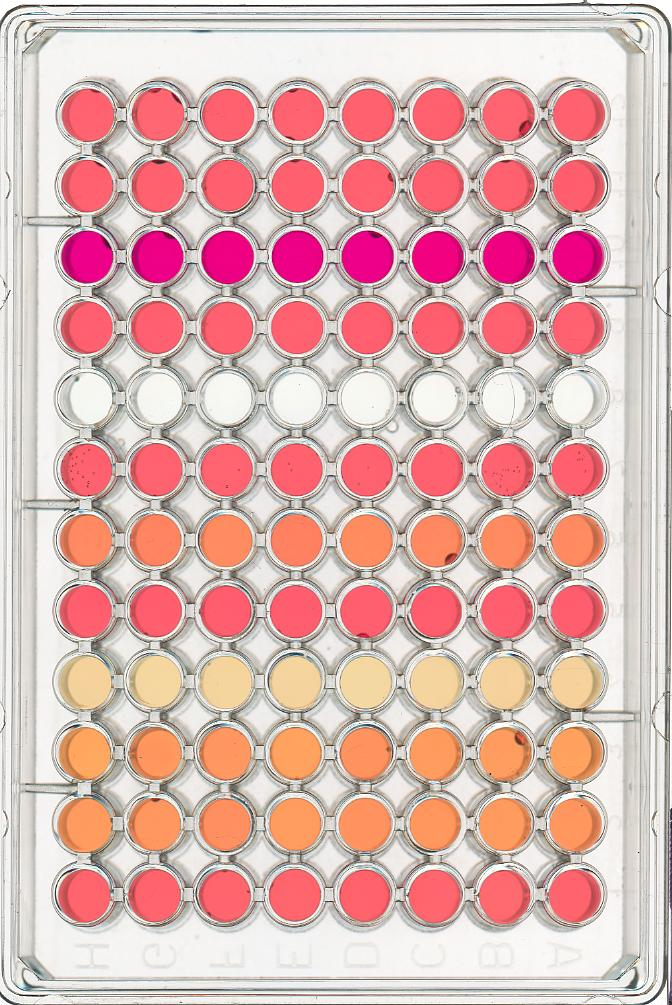
#> input picture data/wellplate-01.jpg, 672 x 1005 px
$ python 3_drawing_on_images.py
#> lines starting #> are read from the running program, lines starting #| are printed output that depends on the picture; after the words box and inside, x2 and y2 are one past the last pixel; in counts of white or black regions, pixels touching at a corner belong together
import skimage.io
import skimage.draw
import numpy as np
import matplotlib
import random
import sys
import matplotlib.pyplot as plt
import platform
if platform.system() == 'Darwin':
    matplotlib.use('TkAgg')


"""
    Lesson available here -> https://datacarpentry.org/image-processing/04-drawing/index.html

    ---------------------------------------------

    ############ Drawing on images ############
"""


# [10 lines of commented-out code are left out]


"""
    ############ Exercise ############
"""

# [11 lines of commented-out code are left out]


"""
    ############ Exercise 2 ############
"""

# create the black canvas
# image = np.zeros(shape=(600, 800, 3), dtype="uint8")
#
# # draw a blue circle at a random location 15 times
# for i in range(15):
#     rr, cc = skimage.draw.disk((
#          random.randrange(600),
#          random.randrange(800)),
#          radius=50,
#          shape=image.shape[0:2],
#         )
#     image[rr, cc] = (0, 0, 255)
#
#
# # display the results
# fig, ax = plt.subplots()
# plt.imshow(image)
# plt.show()

"""
    ############ Understanding the next part ############
"""

# # Load an image of 2x2 px
# # |0 0|
# # |0 0|
# image = skimage.io.imread("data/3_drawing_4px.jpg")
# print('image: ', image)
# # image:
# # [[[114 116 115] [114 116 115]]
# #  [[114 116 115] [114 116 115]]]
#
#
# # Create the basic mask
# mask = np.ones(shape=image.shape[0:2], dtype="bool")
# print('mask: ', mask)
# # mask:
# # [[ True  True]
# #  [ True  True]]
#
#
# # Draw a square in the right corner of the image
# # |0 0|
# # |0 X| <-- here
# rr, cc = skimage.draw.rectangle(start=(1, 1), end=(1, 1))
# print('rr ', rr)
# print('cc ', cc)
# # rr:  [[1]]
# # cc:  [[1]]
#
# # Basically the rr and cc determinate where we didn't draw the square
# # here:
# # |X X|
# # |X 0|
#
#
# # Here now is pretty simple, we set False where we didn't draw the square
# mask[rr, cc] = False
# print('mask: ', mask)
# # mask:
# # [[ True  True]
# #  [ True False]]
#
# # Now we compare the image array with the mask array
# # where in the mask array we have True, we set in the image the RGB to Zero
# image[mask] = 0
# print('image: ', image)
# # image before:
# # [[[114 116 115] [114 116 115]]
# #  [[114 116 115] [114 116 115]]]
#
# # image after:
# # [[[  0   0   0] [  0   0   0]]
# #  [[  0   0   0] [114 116 115]]]
#
#
# fig, ax = plt.subplots()
# skimage.io.imshow(image)
# plt.show()

"""
    ############ Image modification ############
"""

# # Load the original image
# image = skimage.io.imread("data/maize-seedlings.tif")
#
# # Create the basic mask
# mask = np.ones(shape=image.shape[0:2], dtype="bool")
#
# # Draw a filled rectangle on the mask image
# rr, cc = skimage.draw.rectangle(start=(357, 44), end=(740, 720))
# mask[rr, cc] = False
#
# image[mask] = 0
#
# fig, ax = plt.subplots()
# skimage.io.imshow(image)
# plt.show()

"""
    ############ Exercise - Masking an image of your own ############
"""

# [13 lines of commented-out code are left out]


"""
    ############ Exercise - Masking a 96-well plate image ############
"""


# Load the image
image = skimage.io.imread("data/wellplate-01.jpg")
#> image is the input picture: shape (1005, 672, 3); mean R, G, B 220.1, 181, 177.8

wells = []
with open("data/centers.txt", "r") as center_file:
#> (reads data/centers.txt from the repository)
    for line in center_file:
        # ... getting the coordinates of each well...
        coordinates = line.split()
        x = int(coordinates[0])
        y = int(coordinates[1])
        wells.append([x, y])

mask = np.ones(shape=image.shape[0:2], dtype="bool")

for x in wells:
    rr, cc = skimage.draw.disk((x[1], x[0]), 16, shape=image.shape[0:2])

    mask[rr, cc] = False
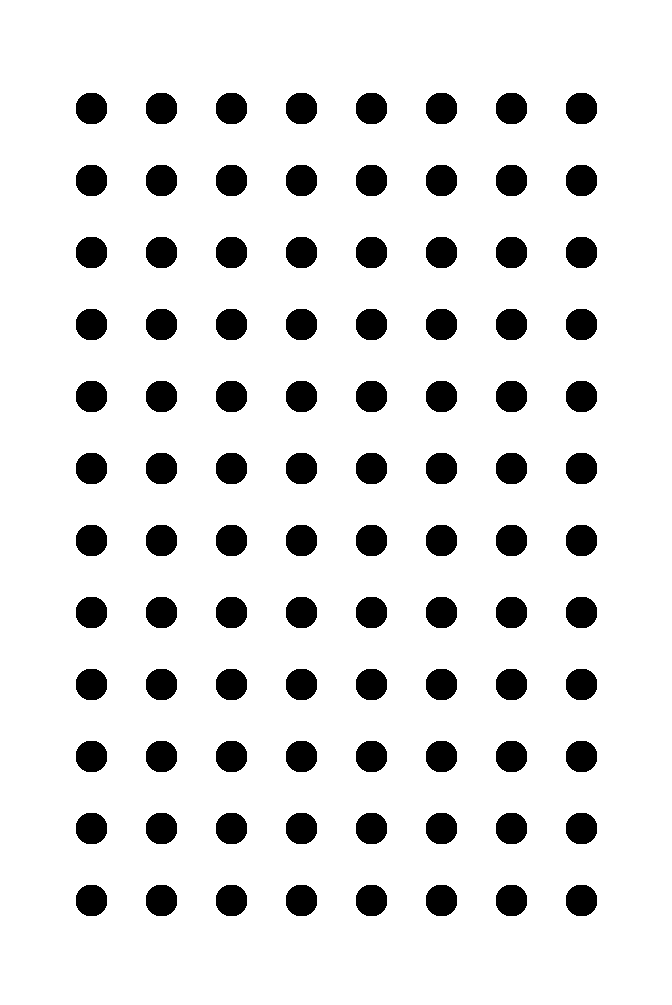
#> mask: shape (1005, 672) bool; 88.7% white; 96 black regions, largest, box (x1, y1, x2, y2) and area: (76, 93, 107, 124) 793, (146, 93, 177, 124) 793, (216, 93, 247, 124) 793

image[mask] = 0
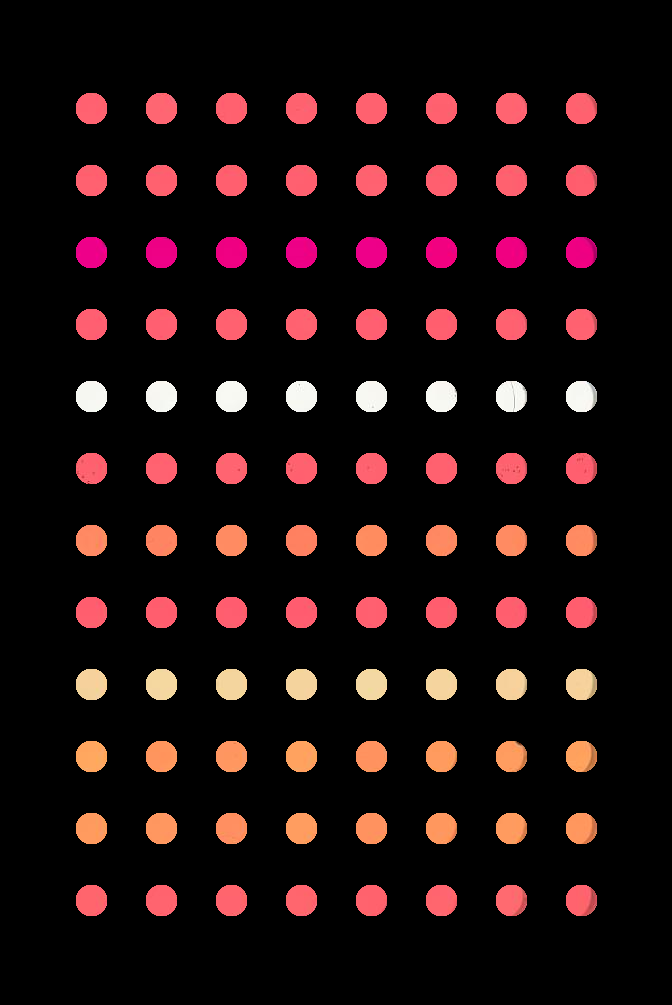
#> image: shape (1005, 672, 3); mean R, G, B 28.2, 13.9, 13.9


# Display the image
fig, ax = plt.subplots()
plt.imshow(image)
plt.show()
